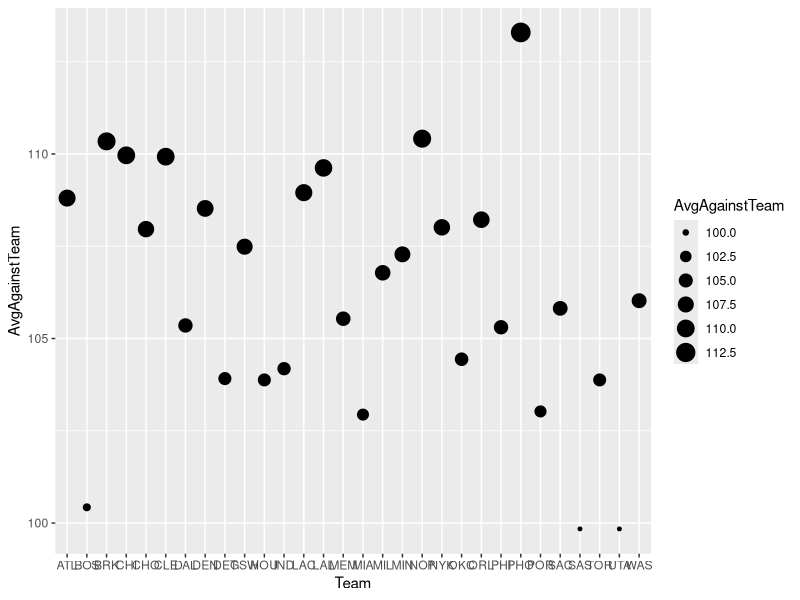
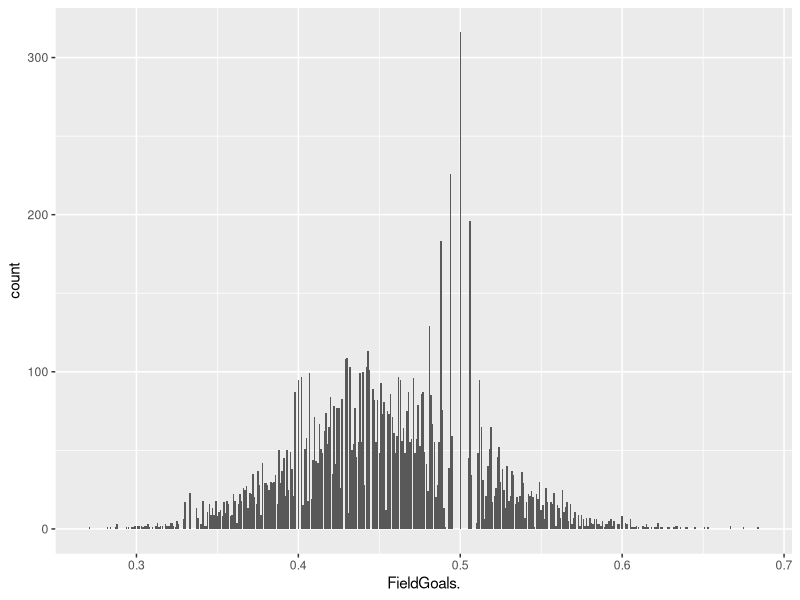
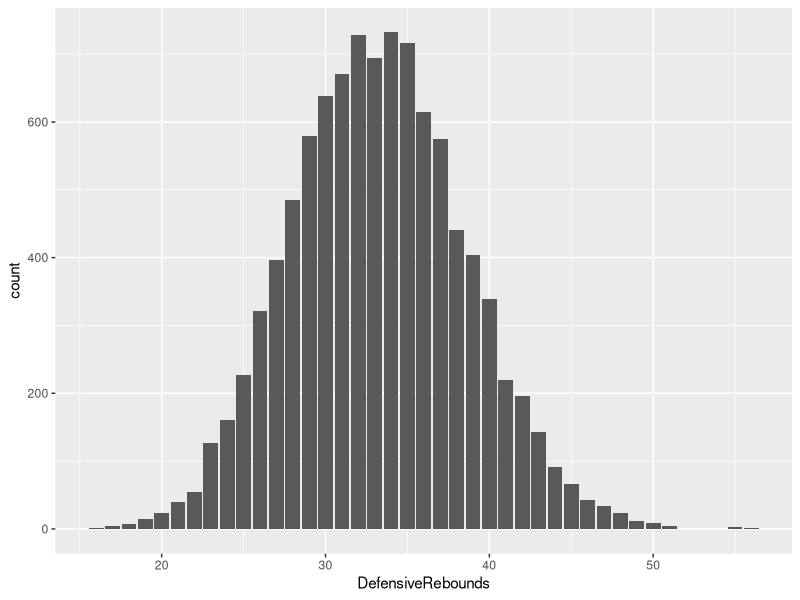
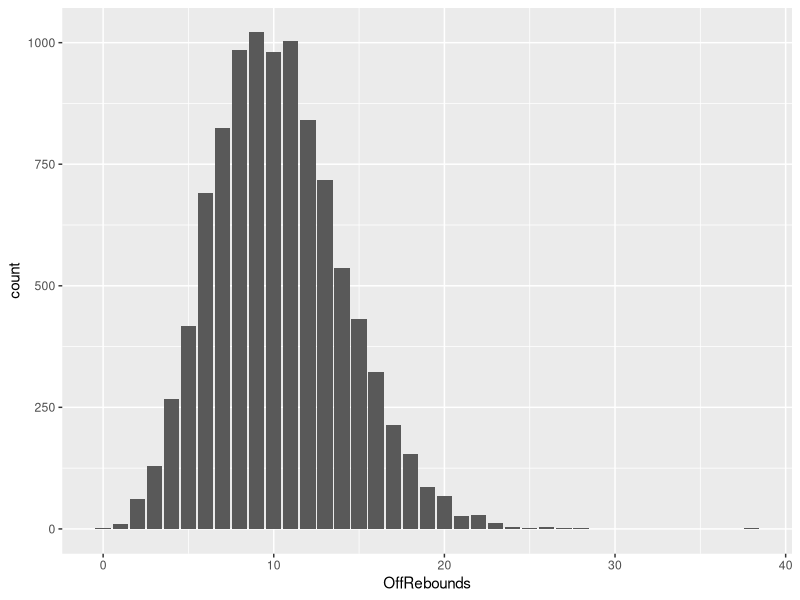
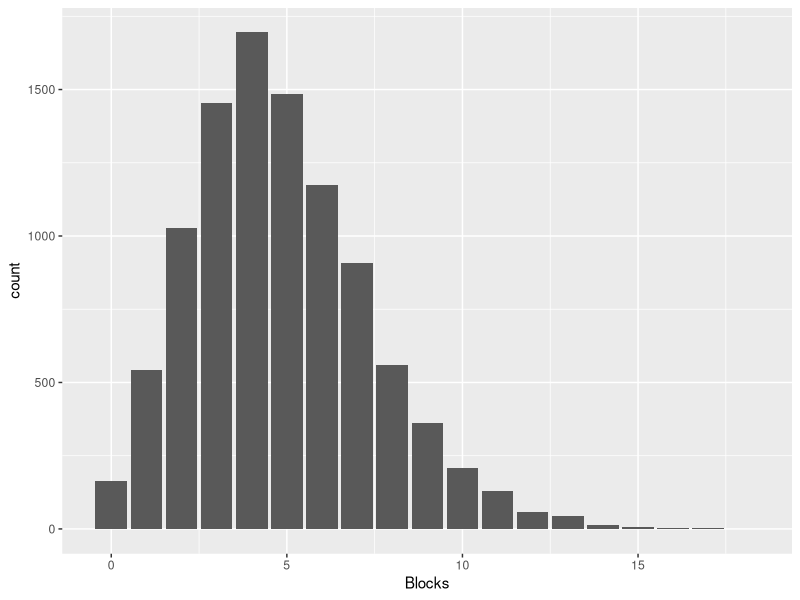
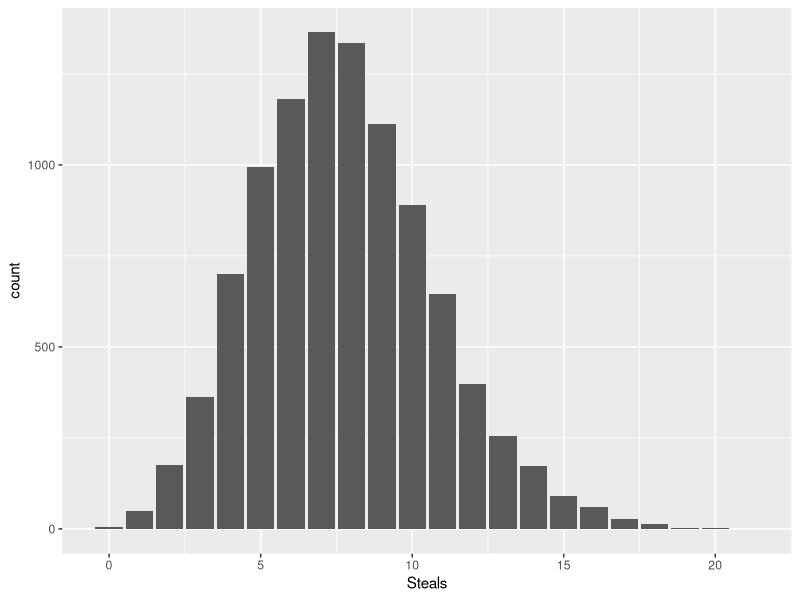
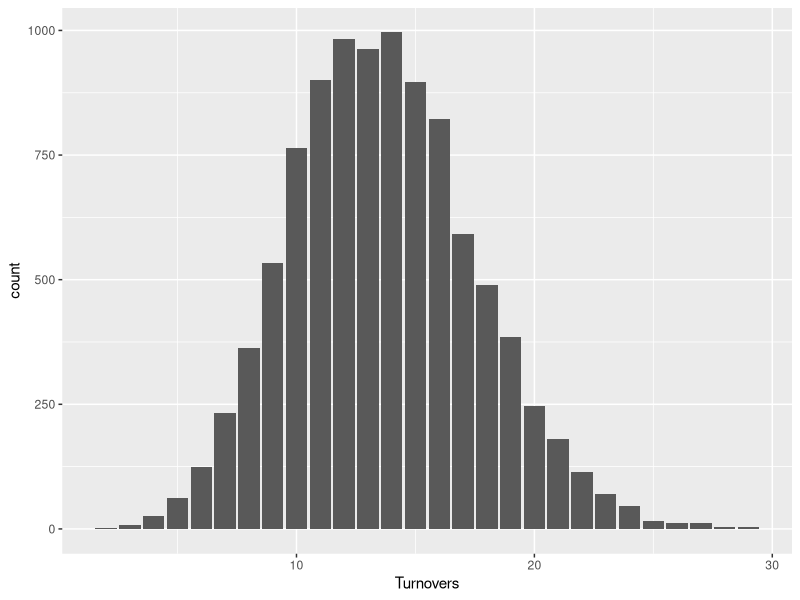
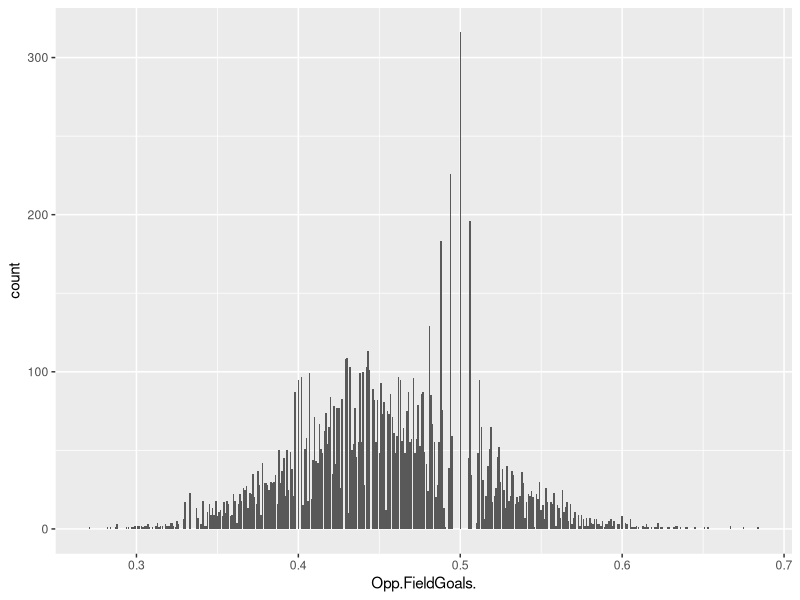

Reproduce these figures in R, in order.
library("dplyr")
library("tidyverse")
library("maps")
library("stringr")

nba_data <- read.csv("nba_games_stats.csv")

nba_data_season <- mutate(nba_data, SeasonYear = as.Date(Date, "%m/%d/%y"))

nba_data_season_14_15 <- filter(nba_data_season, SeasonYear <= "2015-04-15" )

nba_data_season_15_16 <- filter(nba_data_season, SeasonYear <= "2016-06-19") %>%
  filter(SeasonYear > "2015-04-15")

nba_data_season_16_17 <- filter(nba_data_season, SeasonYear <= "2017-06-19") %>%
  filter(SeasonYear > "2016-06-19")

nba_data_season_17_18 <- filter(nba_data_season, SeasonYear <= "2018-06-19") %>%
  filter(SeasonYear > "2017-06-19")



## Get average of points during the season 

avg_14_15 <- summarise(nba_data_season_14_15, AvgPoints = mean(TeamPoints), MedianPoints = median(TeamPoints))

avg_15_16 <- summarise(nba_data_season_15_16, AvgPoints = mean(TeamPoints), MedianPoints = median(TeamPoints))

avg_16_17 <- summarise(nba_data_season_16_17, AvgPoints = mean(TeamPoints), MedianPoints = median(TeamPoints))

avg_17_18 <- summarise(nba_data_season_17_18, AvgPoints = mean(TeamPoints), MedianPoints = median(TeamPoints))

## Get average of points during the season per team

avg_per_team_14_15 <- group_by(nba_data_season_14_15, Team) %>%
  summarise(AvgTeam = mean(TeamPoints), MedTeam = median(TeamPoints)) %>%
  mutate(Year = "14-15")

avg_per_team_15_16 <- group_by(nba_data_season_15_16, Team) %>%
  summarise(AvgTeam = mean(TeamPoints), MedTeam = median(TeamPoints)) %>%
  mutate(Year = "15-16")

avg_per_team_16_17 <- group_by(nba_data_season_16_17, Team) %>%
  summarise(AvgTeam = mean(TeamPoints), MedTeam = median(TeamPoints))  %>%
  mutate(Year = "16-17")

avg_per_team_17_18 <- group_by(nba_data_season_17_18, Team) %>%
  summarise(AvgTeam = mean(TeamPoints), MedTeam = median(TeamPoints))  %>%
  mutate(Year = "17-18")

## Get average of points allowed during the season per team

avg_pAgainst_team_14_15 <- group_by(nba_data_season_14_15, Team) %>%
  summarise(AvgAgainstTeam = mean(OpponentPoints), MedAgainstTeam = median(OpponentPoints)) %>%
  mutate(Year = "14-15")

avg_pAgainst_team_15_16 <- group_by(nba_data_season_15_16, Team) %>%
  summarise(AvgAgainstTeam = mean(OpponentPoints), MedAgainstTeam = median(OpponentPoints)) %>%
  mutate(Year = "15-16")

avg_pAgainst_team_16_17 <- group_by(nba_data_season_16_17, Team) %>%
  summarise(AvgAgainstTeam = mean(OpponentPoints), MedAgainstTeam = median(OpponentPoints)) %>%
  mutate(Year = "16-17")

avg_pAgainst_team_17_18 <- group_by(nba_data_season_17_18, Team) %>%
  summarise(AvgAgainstTeam = mean(OpponentPoints), MedAgainstTeam = median(OpponentPoints))  %>%
  mutate(Year = "17-18")


## Find the best defensive team per season
ggplot(data = avg_pAgainst_team_17_18) +
  geom_point(mapping = aes(x = Team, y = AvgAgainstTeam, size = AvgAgainstTeam))


all_seasons_avg_points_against <- rbind(avg_pAgainst_team_14_15, avg_pAgainst_team_15_16) %>%
  rbind(avg_pAgainst_team_16_17) %>%
  rbind(avg_pAgainst_team_17_18)


all_seasons_avg_points <- rbind(avg_per_team_14_15, avg_per_team_15_16) %>%
  rbind(avg_per_team_16_17) %>%
  rbind(avg_per_team_17_18)

## ## ## ## ## ## ## ## ## ## ## ## ## ## ## ## ## ## ## ## ## ## ## ## ## ## ## ##
## Make a plot of the best offensive teams and best defensive teams              ##
## Data sets are "all_seasons_avg_points" and "all_seasons_avg_points_against"   ##
##                                                                               ##  
## ## ## ## ## ## ## ## ## ## ## ## ## ## ## ## ## ## ## ## ## ## ## ## ## ## ## ##

## GSW 17-18 Best offense, SAS 15-16 Best Defense in our span
GSW_offensive_att <- filter(nba_data_season_17_18, Team == "GSW") %>%
  select(Team, FieldGoals, FieldGoalsAttempted, FieldGoals., X3PointShots, X3PointShotsAttempted, X3PointShots., FreeThrows., OffRebounds, Assists, Turnovers, Opp.TotalFouls) %>%
  group_by(Team) %>%
  summarise(FieldGoals. = mean(FieldGoals.), X3PointShots. = mean(X3PointShots.), FreeThrows. = mean(FreeThrows.), OffRebounds = mean(OffRebounds), Assists = mean(Assists), Turnovers = mean(Turnovers), Opp.TotalFouls = mean(Opp.TotalFouls)  )


SAS_defensive_att <- filter(nba_data_season_15_16, Team == 'SAS') %>%
  select(Team, Steals, Blocks, TotalFouls, TotalRebounds, OffRebounds, Opp.FieldGoals., Opp.3PointShots., Opp.FreeThrowsAttempted, Opp.Turnovers) %>%
  group_by(Team) %>%
  summarise(StealsAvg = mean(Steals), BlocksAvg = mean(Blocks), TotalFoulsAvg = mean(TotalFouls), DefensiveRebounds = mean(TotalRebounds - OffRebounds) ,OppFieldGoalsAvg = mean(Opp.FieldGoals.), Opp3PointShotsAvg = mean(Opp.3PointShots.), OppFreeThrowsAttAvg = mean(Opp.FreeThrowsAttempted), OppTurnoversAvg = mean(Opp.Turnovers))

nba_data_season <- mutate(nba_data_season, DefensiveRebounds = (TotalRebounds - OffRebounds))



## ## ## ## ## ## ## ## ## ## ## ## ## ## ## ## ## ## ## ## ## ## ## ## ## ## ## ## ## ##
## Data Science                                                                        ##
## This is the Data Science section in which we are going to group different values in ##
## buckets of information to make the NovelPlusMinusI1 statistic                       ##
##                                                                                     ##
## ## ## ## ## ## ## ## ## ## ## ## ## ## ## ## ## ## ## ## ## ## ## ## ## ## ## ## ## ##



## See the distribution to create buckets of information
ggplot(data = nba_data_season) +
  geom_bar(mapping = aes( x = FieldGoals.))

## See the distribution to create buckets of information
ggplot(data = nba_data_season) +
  geom_bar(mapping = aes(x = DefensiveRebounds))

## See the distribution to create buckets of information
ggplot(data = nba_data_season) +
  geom_bar(mapping = aes(x = OffRebounds))

## See the distribution to create buckets of information
ggplot(data = nba_data_season) +
  geom_bar(mapping = aes(x = Blocks))

## See the distribution to create buckets of information
ggplot(data = nba_data_season) +
  geom_bar(mapping = aes(x = Steals))

## See the distribution to create buckets of information
ggplot(data = nba_data_season) +
  geom_bar(mapping = aes(x = Turnovers))

## See the distribution to create buckets of information
ggplot(data = nba_data_season) +
  geom_bar(mapping = aes(x = Opp.FieldGoals.)) 

## Buckets for rebounds giving higher value to rebounds
## By using case statements we gave weight to different categpories where we weighted more the off and def rebounds.
nba_data_plus_minus <- mutate(nba_data_season, DefensiveReboundsCategory = case_when(
  DefensiveRebounds >= 45  ~ 4,
  DefensiveRebounds > 35 ~ 2,
  DefensiveRebounds >= 30 ~ 0,
  DefensiveRebounds > 25 ~ -1,
  TRUE ~ -2
))

nba_data_plus_minus <- mutate(nba_data_plus_minus, OffReboundsCategory = case_when(
  OffRebounds >= 20 ~ 2,
  OffRebounds > 12 ~ 1, 
  OffRebounds > 7 ~ 0,
  OffRebounds > 5 ~ -1,
  TRUE ~ -2
))

nba_data_plus_minus <- mutate(nba_data_plus_minus, BlocksCategory = case_when(
  Blocks >= 12 ~ 2,
  Blocks > 6 ~ 1,
  Blocks > 3 ~ 0,
  TRUE ~ -1
))

nba_data_plus_minus <- mutate(nba_data_plus_minus, StealsCategory = case_when(
  Steals >= 16 ~ 2.5,
  Steals > 13 ~ 2,
  Steals > 10 ~ 1,
  Steals > 7 ~ 0,
  Steals > 5 ~ -.5, 
  Steals > 3 ~ -1,
  TRUE ~ -2
))


## ## ## ## ## ## ## ## ## ## ## ## ## ## ## ## ## ## ## ## ##
## Check this for interactive data vis                      ##
## ## ## ## ## ## ## ## ## ## ## ## ## ## ## ## ## ## ## ## ##


## DefensiveIstat creation --> DefRebounds + steals + blocks - (5 * Opp.FieldGoals)

nba_inPlusMinStat <- mutate(nba_data_plus_minus, Defensive_i_stat = ((StealsCategory + DefensiveReboundsCategory + BlocksCategory) - (5 * Opp.FieldGoals.)))

ggplot(data = nba_inPlusMinStat) +
  geom_point(mapping = aes(x = Team, y = Defensive_i_stat)) 

## OffensiveIstat creation --> FieldGoals. * 10 + rebounds - TO/3

nba_inPlusMinStat <- mutate(nba_inPlusMinStat, Offensive_i_stat = ((20 * FieldGoals. + OffReboundsCategory) - (Turnovers / 3)))

nba_inPlusMinStat <- select(nba_inPlusMinStat, Team, SeasonYear, Defensive_i_stat, Offensive_i_stat)

nba_inPlusMinStat <- mutate(nba_inPlusMinStat , NovelPlusMinusI1 = (Offensive_i_stat + Defensive_i_stat))



## Find the real best offensive team per season


team_ranks_14_18 <- group_by(nba_inPlusMinStat, Team) %>%
  summarise(mean(NovelPlusMinusI1))



## Graph on how the total defensive attributes are compared to other teams
## This will answer our hypothesis of being a defensive team makes you win the championship
## If hypothesis is correct, graph other attributes

## If hypothesis is incorrect, look for other clues on what makes a champion


## For final plot you have to group by season then by team and then display data.

## Filter by season

nba_PlusMin_filtered <- select(nba_inPlusMinStat, Team, SeasonYear, NovelPlusMinusI1)

nba_PlusMin_14_15 <- filter(nba_PlusMin_filtered, SeasonYear <= "2015-04-15" )

nba_PlusMin_15_16 <- filter(nba_PlusMin_filtered, SeasonYear <= "2016-06-19") %>%
  filter(SeasonYear > "2015-04-15")

nba_PLusMin_16_17 <- filter(nba_PlusMin_filtered, SeasonYear <= "2017-06-19") %>%
  filter(SeasonYear > "2016-06-19")

nba_PlusMin_17_18 <- filter(nba_PlusMin_filtered, SeasonYear <= "2018-06-19") %>%
  filter(SeasonYear > "2017-06-19")


## Calculate average novel statistic for each team

nba_PlusMin_14_15 <- group_by(nba_PlusMin_14_15, Team) %>%
  summarise(AvgNovelStat = mean(NovelPlusMinusI1))

nba_PlusMin_15_16 <- group_by(nba_PlusMin_15_16, Team) %>%
  summarise(AvgNovelStat = mean(NovelPlusMinusI1))

nba_PLusMin_16_17 <- group_by(nba_PLusMin_16_17, Team) %>%
  summarise(AvgNovelStat = mean(NovelPlusMinusI1))

nba_PlusMin_17_18 <- group_by(nba_PlusMin_17_18, Team) %>%
  summarise(AvgNovelStat = mean(NovelPlusMinusI1))


## Create the 4 plots, one for each season

novel_stat_14_15 <- ggplot(nba_PlusMin_14_15) +
  geom_point(mapping = aes(x = Team, y = AvgNovelStat)) +
  coord_flip() +
  labs(
    title = "Average Novel Statistic For Each Team, 2014-2015 Season",
    x = "Team",
    y = "Mean Novel Statistic"
  )


novel_stat_15_16 <- ggplot(nba_PlusMin_15_16) +
  geom_point(mapping = aes(x = Team, y = AvgNovelStat)) +
  coord_flip() +
  labs(
    title = "Average Novel Statistic For Each Team, 2015-2016 Season",
    x = "Team",
    y = "Mean Novel Statistic"
  )


novel_stat_16_17 <- ggplot(nba_PLusMin_16_17) +
  geom_point(mapping = aes(x = Team, y = AvgNovelStat)) +
  coord_flip() +
  labs(
    title = "Average Novel Statistic For Each Team, 2016-2017 Season",
    x = "Team",
    y = "Mean Novel Statistic"
  )


novel_stat_17_18 <- ggplot(nba_PlusMin_17_18) +
  geom_point(mapping = aes(x = Team, y = AvgNovelStat)) +
  coord_flip() +
  labs(
    title = "Average Novel Statistic For Each Team, 2017-2018 Season",
    x = "Team",
    y = "Mean Novel Statistic"
  )
  
